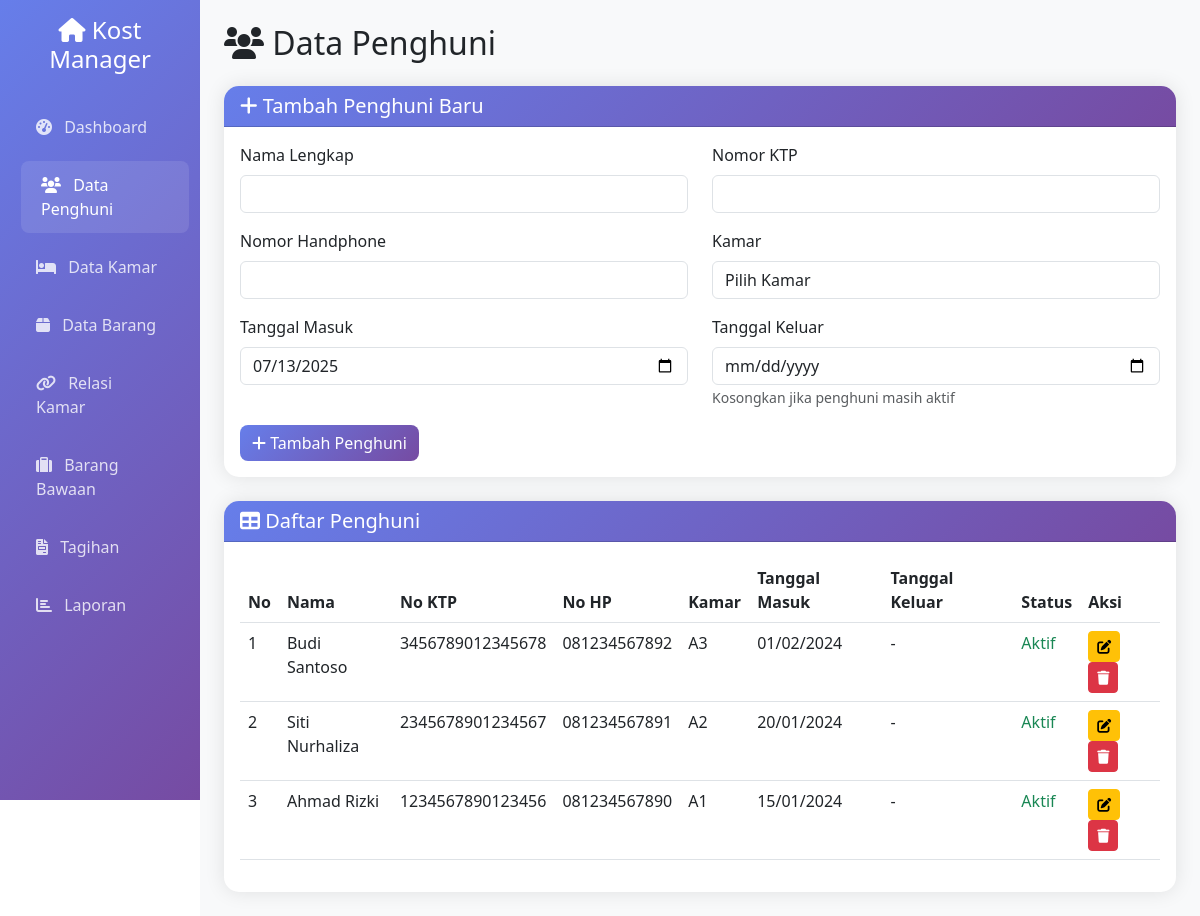
Screenshot of /penghuni.php with the database file from the repository.
### tables this page shows
CREATE TABLE IF NOT EXISTS tb_penghuni (
    id INT AUTO_INCREMENT PRIMARY KEY,
    nama VARCHAR(100) NOT NULL,
    no_ktp VARCHAR(16) NOT NULL UNIQUE,
    no_hp VARCHAR(15) NOT NULL,
    tgl_masuk DATE NOT NULL,
    tgl_keluar DATE NULL,
    kamar_id INT,
    created_at TIMESTAMP DEFAULT CURRENT_TIMESTAMP,
    updated_at TIMESTAMP DEFAULT CURRENT_TIMESTAMP ON UPDATE CURRENT_TIMESTAMP,
    FOREIGN KEY (kamar_id) REFERENCES tb_kamar(id) ON DELETE SET NULL
);

CREATE TABLE IF NOT EXISTS tb_kamar (
    id INT AUTO_INCREMENT PRIMARY KEY,
    nomor VARCHAR(10) NOT NULL UNIQUE,
    harga DECIMAL(10,2) NOT NULL,
    created_at TIMESTAMP DEFAULT CURRENT_TIMESTAMP,
    updated_at TIMESTAMP DEFAULT CURRENT_TIMESTAMP ON UPDATE CURRENT_TIMESTAMP
);

### penghuni.php (the view, shortened to what this page needs)
<?php
include 'database/config.php';
$edit_data = null;
?>
<!DOCTYPE html>
<html lang="id">
<head>
    <link href="https://cdn.jsdelivr.net/npm/bootstrap@5.3.0/dist/css/bootstrap.min.css" rel="stylesheet">
    <link href="https://cdnjs.cloudflare.com/ajax/libs/font-awesome/6.0.0/css/all.min.css" rel="stylesheet">
</head>
<body>
    <div class="container-fluid">
        <div class="row">
            <div class="col-md-3 col-lg-2 px-0">
                <div class="sidebar p-3">
                    <div class="text-center mb-4">
                        <h4 class="text-white"><i class="fas fa-home"></i> Kost Manager</h4>
                    </div>
                    <nav class="nav flex-column">
                        <a class="nav-link" href="index.php">
                            <i class="fas fa-tachometer-alt me-2"></i> Dashboard
                        </a>
                        <a class="nav-link active" href="penghuni.php">
                            <i class="fas fa-users me-2"></i> Data Penghuni
                        </a>
                        <a class="nav-link" href="kamar.php">
                            <i class="fas fa-bed me-2"></i> Data Kamar
                        </a>
                        <a class="nav-link" href="barang.php">
                            <i class="fas fa-box me-2"></i> Data Barang
                        </a>
                        <a class="nav-link" href="relasi_kamar.php">
                            <i class="fas fa-link me-2"></i> Relasi Kamar
                        </a>
                        <a class="nav-link" href="barang_bawaan.php">
                            <i class="fas fa-suitcase me-2"></i> Barang Bawaan
                        </a>
                        <a class="nav-link" href="tagihan.php">
                            <i class="fas fa-file-invoice me-2"></i> Tagihan
                        </a>
                        <a class="nav-link" href="laporan.php">
                            <i class="fas fa-chart-bar me-2"></i> Laporan
                        </a>
                    </nav>
                </div>
            </div>
            <div class="col-md-9 col-lg-10 main-content p-4">
                <div class="row">
                    <div class="col-12">
                        <h2 class="mb-4"><i class="fas fa-users"></i> Data Penghuni</h2>
                    </div>
                </div>
                <div class="card mb-4">
                    <div class="card-header">
                        <h5 class="mb-0">
                            <i class="fas fa-plus"></i>
                            <?php echo $edit_data ? 'Edit Data Penghuni' : 'Tambah Penghuni Baru'; ?>
                        </h5>
                    </div>
                    <div class="card-body">
                        <form method="POST">
                            <div class="row">
                                <div class="col-md-6">
                                    <div class="mb-3">
                                        <label for="nama" class="form-label">Nama Lengkap</label>
                                        <input type="text" class="form-control" id="nama" name="nama"
                                               value="<?php echo $edit_data ? $edit_data['nama'] : ''; ?>" required>
                                    </div>
                                </div>
                                <div class="col-md-6">
                                    <div class="mb-3">
                                        <label for="no_ktp" class="form-label">Nomor KTP</label>
                                        <input type="text" class="form-control" id="no_ktp" name="no_ktp"
                                               value="<?php echo $edit_data ? $edit_data['no_ktp'] : ''; ?>"
                                               maxlength="16" required>
                                    </div>
                                </div>
                            </div>
                            <div class="row">
                                <div class="col-md-6">
                                    <div class="mb-3">
                                        <label for="no_hp" class="form-label">Nomor Handphone</label>
                                        <input type="text" class="form-control" id="no_hp" name="no_hp"
                                               value="<?php echo $edit_data ? $edit_data['no_hp'] : ''; ?>" required>
                                    </div>
                                </div>
                                <div class="col-md-6">
                                    <div class="mb-3">
                                        <label for="kamar_id" class="form-label">Kamar</label>
                                        <select class="form-control" id="kamar_id" name="kamar_id" required>
                                            <option value="">Pilih Kamar</option>
                                        </select>
                                    </div>
                                </div>
                            </div>
                            <div class="row">
                                <div class="col-md-6">
                                    <div class="mb-3">
                                        <label for="tgl_masuk" class="form-label">Tanggal Masuk</label>
                                        <input type="date" class="form-control" id="tgl_masuk" name="tgl_masuk"
                                               value="<?php echo $edit_data ? $edit_data['tgl_masuk'] : date('Y-m-d'); ?>" required>
                                    </div>
                                </div>
                                <div class="col-md-6">
                                    <div class="mb-3">
                                        <label for="tgl_keluar" class="form-label">Tanggal Keluar</label>
                                        <input type="date" class="form-control" id="tgl_keluar" name="tgl_keluar"
                                               value="<?php echo $edit_data ? $edit_data['tgl_keluar'] : ''; ?>">
                                        <small class="form-text text-muted">Kosongkan jika penghuni masih aktif</small>
                                    </div>
                                </div>
                            </div>
                            <div class="d-flex gap-2">
                                <?php if ($edit_data): ?>
                                    <button type="submit" name="update" class="btn btn-primary">
                                        <i class="fas fa-save"></i> Update Data
                                    </button>
                                    <a href="penghuni.php" class="btn btn-secondary">
                                        <i class="fas fa-times"></i> Batal
                                    </a>
                                <?php else: ?>
                                    <button type="submit" name="tambah" class="btn btn-primary">
                                        <i class="fas fa-plus"></i> Tambah Penghuni
                                    </button>
                                <?php endif; ?>
                            </div>
                        </form>
                    </div>
                </div>
                <div class="card">
                    <div class="card-header">
                        <h5 class="mb-0"><i class="fas fa-table"></i> Daftar Penghuni</h5>
                    </div>
                    <div class="card-body">
                        <div class="table-responsive">
                            <table class="table table-hover">
                                <thead>
                                    <tr>
                                        <th>No</th>
                                        <th>Nama</th>
                                        <th>No KTP</th>
                                        <th>No HP</th>
                                        <th>Kamar</th>
                                        <th>Tanggal Masuk</th>
                                        <th>Tanggal Keluar</th>
                                        <th>Status</th>
                                        <th>Aksi</th>
                                    </tr>
                                </thead>
                                <tbody>
                                    <?php
                                    $query = "SELECT p.*, k.nomor as nomor_kamar
                                             FROM tb_penghuni p
                                             LEFT JOIN tb_kamar k ON p.kamar_id = k.id
                                             ORDER BY p.tgl_masuk DESC";
                                    $result = mysqli_query($conn, $query);
                                    $no = 1;
                                    while ($row = mysqli_fetch_assoc($result)) {
                                        $status = $row['tgl_keluar'] ? 'Keluar' : 'Aktif';
                                        $status_class = $status == 'Aktif' ? 'text-success' : 'text-danger';
                                        echo "<tr>";
                                        echo "<td>" . $no++ . "</td>";
                                        echo "<td>" . htmlspecialchars($row['nama']) . "</td>";
                                        echo "<td>" . htmlspecialchars($row['no_ktp']) . "</td>";
                                        echo "<td>" . htmlspecialchars($row['no_hp']) . "</td>";
                                        echo "<td>" . ($row['nomor_kamar'] ? $row['nomor_kamar'] : '-') . "</td>";
                                        echo "<td>" . date('d/m/Y', strtotime($row['tgl_masuk'])) . "</td>";
                                        echo "<td>" . ($row['tgl_keluar'] ? date('d/m/Y', strtotime($row['tgl_keluar'])) : '-') . "</td>";
                                        echo "<td><span class='$status_class'>$status</span></td>";
                                        echo "<td>";
                                        echo "<a href='?edit=" . $row['id'] . "' class='btn btn-sm btn-warning me-1'><i class='fas fa-edit'></i></a>";
                                        echo "<a href='?hapus=" . $row['id'] . "' class='btn btn-sm btn-danger' onclick='return confirm(\"Yakin ingin menghapus data ini?\")'><i class='fas fa-trash'></i></a>";
                                        echo "</td>";
                                        echo "</tr>";
                                    }
                                    ?>
                                </tbody>
                            </table>
                        </div>
                    </div>
                </div>
            </div>
        </div>
    </div>
</body>
</html>

### penghuni.php (style rules this page uses)
.sidebar { min-height: 100vh; background: linear-gradient(135deg, #667eea 0%, #764ba2 100%); }
.sidebar .nav-link { color: rgba(255,255,255,0.8); padding: 12px 20px; margin: 5px 0; border-radius: 8px; transition: all 0.3s; }
.sidebar .nav-link:hover, .sidebar .nav-link.active { color: white; background: rgba(255,255,255,0.1); transform: translateX(5px); }
.main-content { background-color: #f8f9fa; min-height: 100vh; }
.card { border: none; border-radius: 15px; box-shadow: 0 0 20px rgba(0,0,0,0.1); }
.card-header { background: linear-gradient(135deg, #667eea 0%, #764ba2 100%); color: white; border-radius: 15px 15px 0 0 !important; }
.btn-primary { background: linear-gradient(135deg, #667eea 0%, #764ba2 100%); border: none; border-radius: 8px; }

### rows the page displays
tb_penghuni: nama "Budi Santoso", no_ktp "3456789012345678", no_hp "081234567892", kamar.nomor "A3", tgl_masuk "01/02/2024", tgl_keluar "Aktif"
tb_penghuni: nama "Siti Nurhaliza", no_ktp "2345678901234567", no_hp "081234567891", kamar.nomor "A2", tgl_masuk "20/01/2024", tgl_keluar "Aktif"
tb_penghuni: nama "Ahmad Rizki", no_ktp "1234567890123456", no_hp "081234567890", kamar.nomor "A1", tgl_masuk "15/01/2024", tgl_keluar "Aktif"
